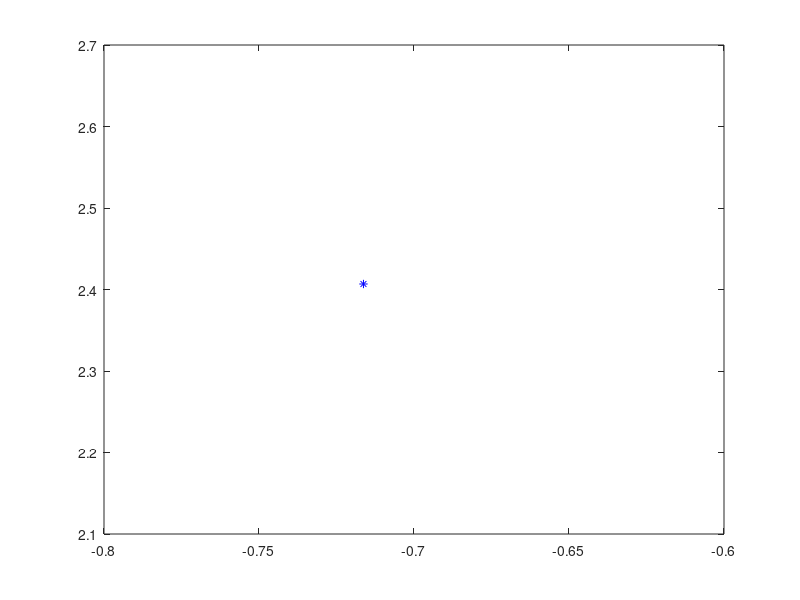

MATLAB code for this plot:
robot_x=0:0.01:0.2;
robot_y=0:0.01:0.2;
L=0.2;

robot_y=robot_y*0;
vlabs=0.5; %  m/s
vrabs=0.5; %  m/s
lpoint=[-0.1;0];
rpoint=[0.1;0];
body=(rpoint-lpoint)/norm(rpoint-lpoint);
theta_body=atan2(body(2),body(1));
theta=theta_body+pi/2;
vl=vlabs*([cos(theta);sin(theta)])/norm([cos(theta);sin(theta)]);
vr=vrabs*([cos(theta);sin(theta)])/norm([cos(theta);sin(theta)]);
lpoint=lpoint+vl*0.01;
rpoint=rpoint+vr*0.01;
t=0;
k=0;
p=0;
while p<2
while k<2
while t<10
body=(rpoint-lpoint)/norm(rpoint-lpoint);
theta_body=atan2(body(2),body(1));
theta=theta_body+pi/2;
vl=vlabs*([cos(theta);sin(theta)])/norm([cos(theta);sin(theta)]);
vr=vrabs*([cos(theta);sin(theta)])/norm([cos(theta);sin(theta)]);
lpoint=lpoint+vl*0.01;
rpoint=rpoint+vr*0.01;
t=t+0.1;
body=(rpoint-lpoint)/norm(rpoint-lpoint);
robot=[lpoint,lpoint+body*0.5,rpoint];
robotx=robot(1,:);
roboty=robot(2,:);
plot(robotx,roboty,'r')
hold on
plot(robotx,roboty,'r')
axis equal
axis([-3 3 -2 6])
cor=-(0.2*vlabs)/(vrabs-vlabs);

ro=cor*(body)+lpoint;
com=rpoint+body*0.1;
radius=sqrt((ro(2)-com(2))^2+(ro(1)-com(1))^2);
theta=0:0.01:2*pi;
moving_x = radius*cos(theta)+ro(1);
moving_y = radius*sin(theta)+ro(2);
plot(ro(1),ro(2),'r*')

hold on
plot(moving_x,moving_y,'b')
hold on
pause(0.0001);
hold off
plot(com(1),com(2),'b*')
hold on
end
vlabs=0.5; %  m/s
vrabs=vrabs+0.1; %  m/s
k=k+1;
t=0;
end
vlabs=vrabs+0.1; %  m/s
p=p+1;
t=0;
k=0;

end 
